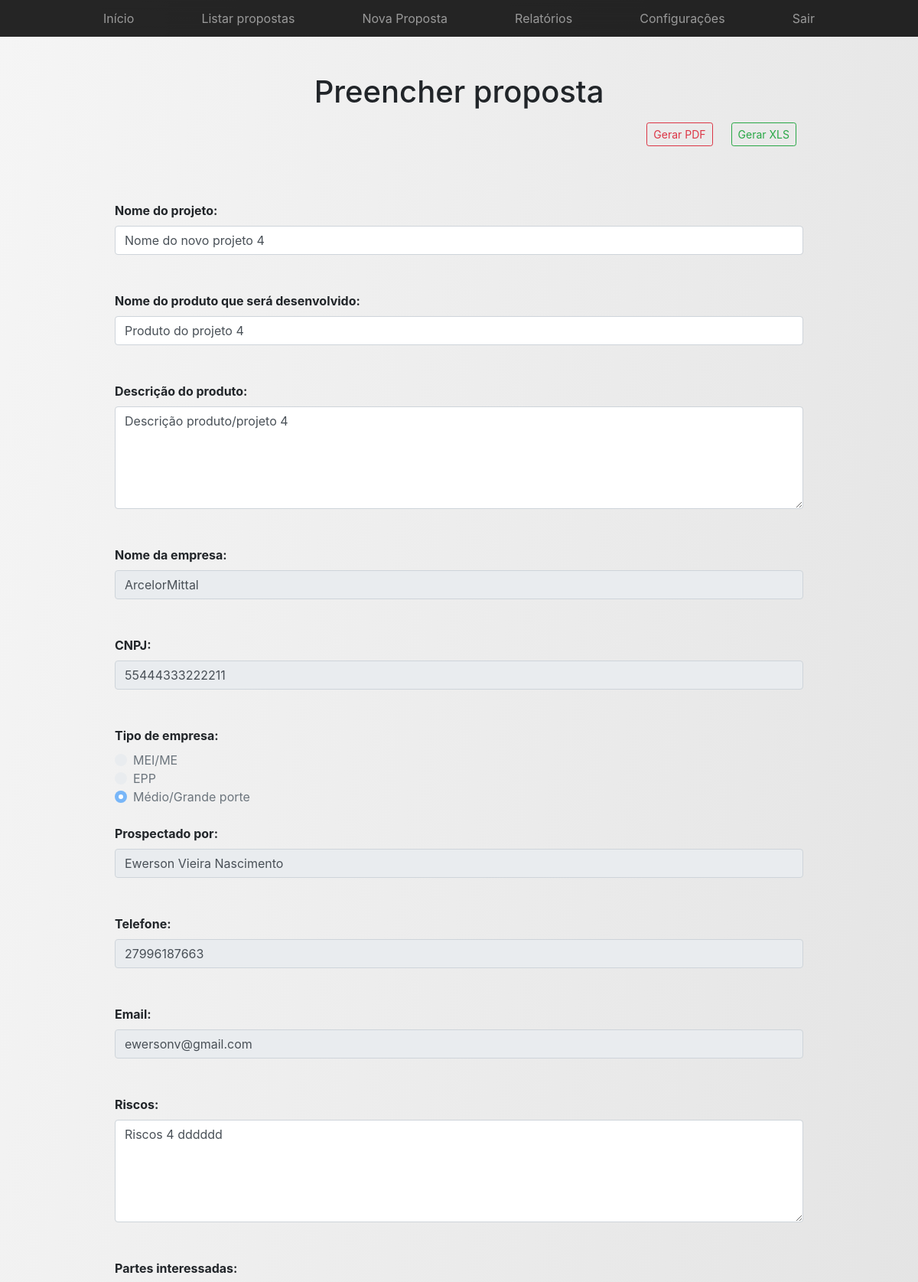
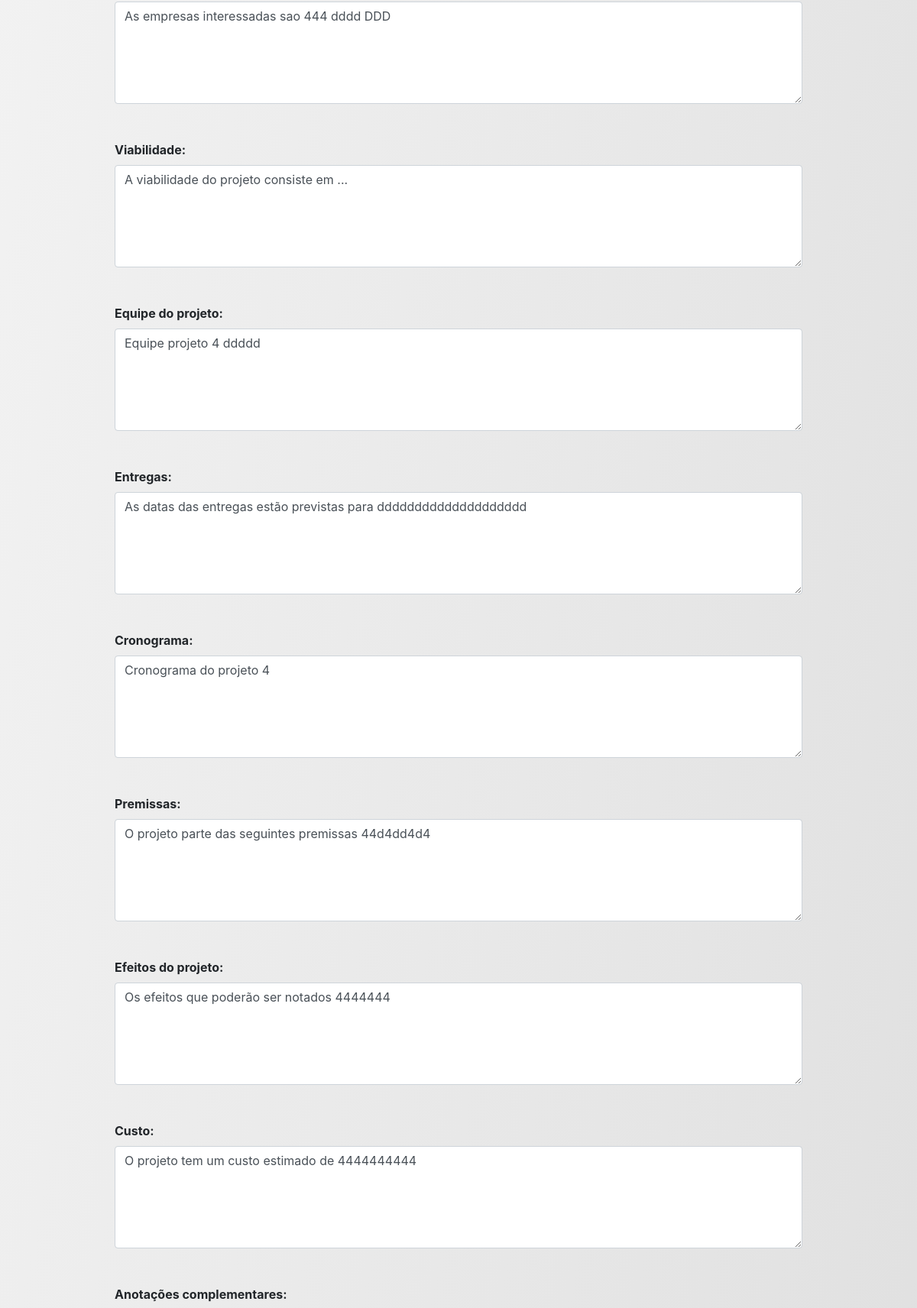
/spp_ifes/view/edit_proposta.php?id=4 (signed in, upper part), run on the app's committed database (2 pictures, top to bottom).
### tables this page shows
CREATE TABLE `projeto` (
  `id` int(11) NOT NULL,
  `nome` varchar(100) NOT NULL,
  `viabilidade` varchar(2000) NOT NULL,
  `efeitos` varchar(2000) NOT NULL,
  `equipe` varchar(2000) NOT NULL,
  `riscos` varchar(2000) NOT NULL,
  `entregas` varchar(2000) NOT NULL,
  `premissas` varchar(2000) NOT NULL,
  `cronograma` varchar(2000) NOT NULL,
  `custo` varchar(2000) NOT NULL,
  `interessados` varchar(2000) NOT NULL,
  `anotacoes_complementares` varchar(2000) NOT NULL,
  `finalizado` int(11) NOT NULL,
  `created` datetime NOT NULL,
  `modified` datetime DEFAULT NULL,
  `fk_id_empresa` int(11) NOT NULL,
  `fk_id_usuario` int(11) NOT NULL
);

CREATE TABLE `produto` (
  `id` int(11) NOT NULL,
  `nome` varchar(100) NOT NULL,
  `descricao` varchar(4000) NOT NULL,
  `fk_id_projeto` int(11) NOT NULL
);

CREATE TABLE `empresa` (
  `id` int(11) NOT NULL,
  `nome` varchar(100) NOT NULL,
  `cnpj` varchar(14) NOT NULL,
  `tipo` varchar(50) NOT NULL
);

CREATE TABLE `usuario` (
  `id` int(11) NOT NULL,
  `nome` varchar(100) NOT NULL,
  `telefone` varchar(11) NOT NULL,
  `email` varchar(100) NOT NULL,
  `senha` varchar(255) NOT NULL,
  `tipo` int(11) NOT NULL,
  `status` int(11) NOT NULL,
  `created` datetime NOT NULL DEFAULT CURRENT_TIMESTAMP,
  `last_access` datetime DEFAULT NULL
);

### spp_ifes/controller/funcoes.php (called while the page is built, shortened)
<?php
function connect()
{
    $servidor = "localhost";
    $usuario = "root";
    $senha = "";
    $dbname = "spp_ifes";
    $conn = mysqli_connect($servidor, $usuario, $senha, $dbname);
    return $conn;
}
function getProjeto($id)
{
    $conn = connect();
    $result_all = "SELECT E.id as id_empresa, E.nome as nome_empresa, E.cnpj, E.tipo as tipo_empresa,
    PD.id as id_produto, PD.nome as nome_produto, PD.descricao,
    P.id as id_projeto, P.nome as nome_projeto, P.viabilidade, P.efeitos, P.equipe, P.riscos, P.entregas, P.premissas, P.cronograma, P.custo, P.interessados, P.anotacoes_complementares,
    U.id as id_usuario, U.nome as nome_usuario, U.telefone, U.email
    FROM projeto P
    INNER JOIN empresa E
    ON P.fk_id_empresa = E.id
    INNER JOIN usuario U
    ON P.fk_id_usuario = U.id
    INNER JOIN produto PD
    ON P.id = PD.fk_id_projeto
    WHERE P.id = $id";
    $resultado_all = mysqli_query($conn, $result_all);
    $row = mysqli_fetch_assoc($resultado_all);
    return $row;
}
?>

### spp_ifes/view/edit_proposta.php (the view, shortened to what this page needs)
<?php
include_once("header.php");
include_once("../controller/funcoes.php");
$id = filter_input(INPUT_GET, 'id', FILTER_SANITIZE_NUMBER_INT);
$row = getProjeto($id);
?>
<!DOCTYPE html>
<html lang="pt-br">
	<body id="grad1">
		<div class="container">
			<div class="py-5 text-center">
				<h1>Preencher proposta</h1>
				<div class="py-2 text-right">
					<?php
						echo "<p><a class='btn btn-sm mr-4 btn-outline-danger' href='../controller/gerar_pdf.php?id=". $id . "' role='button'>Gerar PDF</a>";
						echo "<a class='btn btn-sm mr-4 btn-outline-success' href='../controller/gerar_planilha.php?id=". $id . "' role='button'>Gerar XLS</a></p>";
					?>
				</div>
			</div>
			<form name="formulario" method="POST" action="../controller/proc_edit_proposta.php">
				<div class="col-md-12 mb-3">
					<label><b>Nome do projeto: </b></label><br>
					<input type="text" class="form-control" name="nome_projeto" placeholder="Nome do projeto" maxlength="100" value="<?php echo utf8_encode($row['nome_projeto']); ?>"><br><br>
					<label><b>Nome do produto que será desenvolvido: </b></label><br>
					<input type="text" class="form-control" name="nome_produto" placeholder="Nome do produto" maxlength="100" value="<?php echo utf8_encode($row['nome_produto']); ?>"><br><br>
					<label><b>Descrição do produto: </b></label><br>
					<textarea type="text" class="form-control" name="descricao" rows="5" cols="80" placeholder="Descrição do produto, suas características e finalidade" maxlength="4000"/><?php echo utf8_encode($row['descricao']); ?></textarea><br><br>
					<label><b>Nome da empresa: </b></label><br>
					<input type="text" class="form-control" name="nome_empresa" readonly="readonly" placeholder="Nome da empresa" maxlength="100" value="<?php echo utf8_encode($row['nome_empresa']); ?>"><br><br>
					<label><b>CNPJ: </b></label><br>
					<input type="text" class="form-control" name="cnpj" readonly="readonly" placeholder="Apenas números" maxlength="14" value="<?php echo utf8_encode($row['cnpj']); ?>"><br><br>
					<label><b>Tipo de empresa: </b></label><br>
					<div class="custom-control custom-radio">
						<label class="custom-control-label" for="MEI/ME" >MEI/ME</label> <br>
					</div>
					<div class="custom-control custom-radio">
						<label class="custom-control-label" for="EPP" >EPP</label> <br>
					</div>
					<div class="custom-control custom-radio">
						<label class="custom-control-label" for="Médio/Grande porte" >Médio/Grande porte</label> <br><br>
					</div>
					<label><b>Prospectado por: </b></label><br>
					<input type="text" class="form-control" name="nome_usuario" readonly="readonly" value="<?php echo utf8_encode($row['nome_usuario']); ?>"><br><br>
					<label><b>Telefone: </b></label><br>
					<input type="text" class="form-control" name="telefone" readonly="readonly" value="<?php echo utf8_encode($row['telefone']); ?>"><br><br>
					<label><b>Email: </b></label><br>
					<input type="email" class="form-control" name="email" readonly="readonly" value="<?php echo utf8_encode($row['email']); ?>"><br><br>
					<label><b>Riscos: </b></label><br>
					<textarea type="text" class="form-control" name="riscos" rows="5" cols="80" placeholder="Riscos inerentes ao andamento/execução do projeto" maxlength="2000"/><?php echo utf8_encode($row['riscos']); ?></textarea><br><br>
					<label><b>Partes interessadas: </b></label><br>
					<textarea type="text" class="form-control" name="interessados" rows="5" cols="80" placeholder="Empresas que têm interesse no projeto" maxlength="2000"/><?php echo utf8_encode($row['interessados']); ?></textarea><br><br>
					<label><b>Viabilidade: </b></label><br>
					<textarea type="text" class="form-control" name="viabilidade" rows="5" cols="80" placeholder="Fatores que propiciam a viabilidade do projeto" maxlength="2000"/><?php echo utf8_encode($row['viabilidade']); ?></textarea><br><br>
					<label><b>Equipe do projeto: </b></label><br>
					<textarea type="text" class="form-control" name="equipe" rows="5" cols="80" placeholder="Pessoas envolvidas no projeto" maxlength="2000"/><?php echo utf8_encode($row['equipe']); ?></textarea><br><br>
					<label><b>Entregas: </b></label><br>
					<textarea type="text" class="form-control" name="entregas" rows="5" cols="80" placeholder="Entregas do projeto" maxlength="2000"/><?php echo utf8_encode($row['entregas']); ?></textarea><br><br>
					<label><b>Cronograma: </b></label><br>
					<textarea type="text" class="form-control" name="cronograma" rows="5" cols="80" placeholder="Datas para realização das entregas" maxlength="2000"/><?php echo utf8_encode($row['cronograma']); ?></textarea><br><br>
					<label><b>Premissas: </b></label><br>
					<textarea type="text" class="form-control" name="premissas" rows="5" cols="80" placeholder="Pontos de partida para realização do projeto" maxlength="2000"/><?php echo utf8_encode($row['premissas']); ?></textarea><br><br>
					<label><b>Efeitos do projeto: </b></label><br>
					<textarea type="text" class="form-control" name="efeitos" rows="5" cols="80" placeholder="Efeitos do projeto ao ser implementado com sucesso" maxlength="2000"/><?php echo utf8_encode($row['efeitos']); ?></textarea><br><br>
					<label><b>Custo: </b></label><br>
					<textarea type="text" class="form-control" name="custo" rows="5" cols="80" placeholder="Custo total e detalhado do projeto" maxlength="2000"/><?php echo utf8_encode($row['custo']); ?></textarea><br><br>
					<label><b>Anotações complementares: </b></label><br>
					<br><br>
				</div>
			</form>
		</div>
	</body>
</html>

### spp_ifes/view/header.php (style rules this page uses)
#grad1 { height: 100%; background-color: #F5F5F5; background-image: linear-gradient(100deg,#F5F5F5,#E0E0E0); }

### data on the page
projeto: nome_projeto "Nome do novo projeto 4", nome_produto "Produto do projeto 4", descricao "Descrição produto/projeto 4", nome_empresa "ArcelorMittal", cnpj "55444333222211", nome_usuario "Ewerson Vieira Nascimento", telefone "27996187663", email "ewersonv@gmail.com", riscos "Riscos 4 dddddd", interessados "As empresas interessadas sao 444 dddd DDD", viabilidade "A viabilidade do projeto consiste em ...", equipe "Equipe projeto 4 ddddd", entregas "As datas das entregas estão previstas para dddddddddddddddddddd", cronograma "Cronograma do projeto 4", premissas "O projeto parte das seguintes premissas 44d4dd4d4", efeitos "Os efeitos que poderão ser notados 4444444", custo "O projeto tem um custo estimado de 4444444444"
